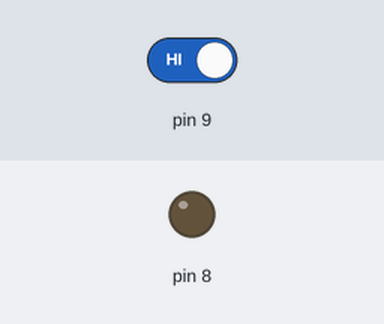
A sketch run on a simulated Arduino Uno, built with avr-gcc and run on an emulated ATmega328P. Shown: output pins drawn as LEDs (lit = HIGH). The inputs (shaded band) are chosen by the test bench; at power-on: pin 9 HIGH.

Above: at 1.2 s.
1.3 s: pin 9 driven LOW
At 4.1 s:
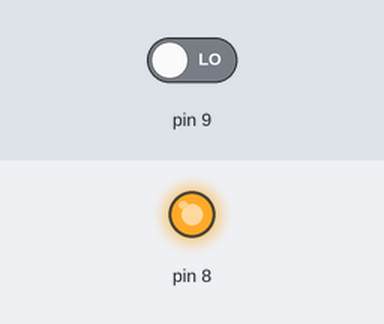
4.3 s: pin 9 driven HIGH
At 5.0 s:
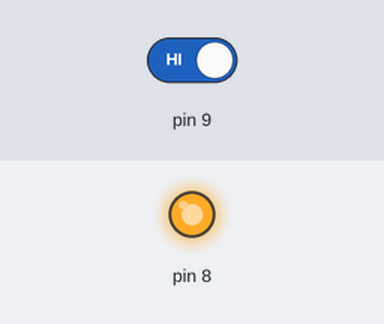
Timing chart, 0 to 7.3 s (numbered marks = the images above; inputs shaded):
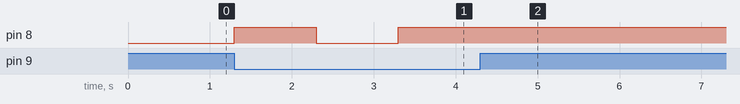

The sketch:

helloWorld.ino
```cpp
void setup() {
  // put your setup code here, to run once:
  pinMode(8, OUTPUT);
  pinMode(9, INPUT);
}

void loop() {
  if(digitalRead(9) == LOW)
  {
    digitalWrite(8, HIGH);
    delay(1000);
    digitalWrite(8, LOW);
    delay(1000);
    digitalWrite(8, HIGH);//peters changes
    delay(1000);//peters changes
    //peter was here
  }
}
//Joey was here
// Yasser was here
```

Measured:
- after the input at 1.3 s, pin 8: LOW → HIGH at once, → LOW 1.0 s later, → HIGH 1.0 s later
- after the input at 4.3 s, pin 8: stops changing and stays HIGH
